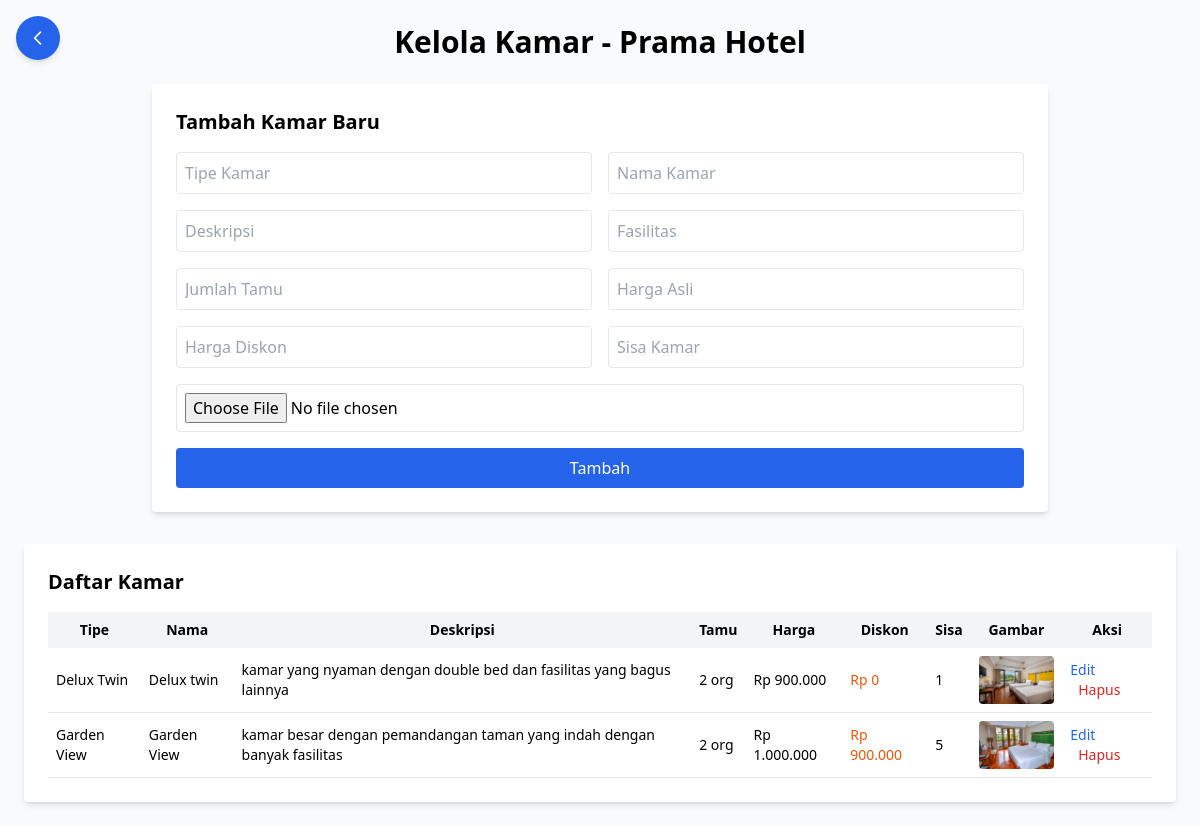
The page /sistem-garuda/super_admin/prama_kamar.php on the database its author committed.
### tables this page shows
CREATE TABLE `prama_kamar` (
  `id` int(11) NOT NULL,
  `tipe` varchar(100) NOT NULL,
  `nama_kamar` varchar(100) NOT NULL,
  `deskripsi` text NOT NULL,
  `fasilitas` text NOT NULL,
  `gambar` varchar(255) NOT NULL,
  `harga_asli` int(11) DEFAULT NULL,
  `harga_diskon` int(11) NOT NULL,
  `jumlah_tamu` int(11) NOT NULL,
  `sisa_kamar` int(11) NOT NULL
);

### sistem-garuda/super_admin/prama_kamar.php (the view, shortened to what this page needs)
<?php
include '../include/koneksi.php';
$edit_mode = false;
$edit_data = [];
$result = mysqli_query($conn, "SELECT * FROM prama_kamar ORDER BY tipe ASC, id DESC");
?>
<!DOCTYPE html>
<html lang="id">
<head>
  <script src="https://cdn.tailwindcss.com"></script>
</head>
<body class="bg-gray-50 p-6">
  <a href="hotel_control.php" class="fixed top-4 left-4 bg-blue-600 text-white p-3 rounded-full shadow-md hover:bg-blue-700 transition">
    <svg xmlns="http://www.w3.org/2000/svg" class="h-5 w-5" fill="none" viewBox="0 0 24 24" stroke="currentColor">
      <path stroke-linecap="round" stroke-linejoin="round" stroke-width="2" d="M15 19l-7-7 7-7" />
    </svg>
  </a>
  <h1 class="text-3xl font-bold text-center mb-6">Kelola Kamar - Prama Hotel</h1>
  <div class="bg-white p-6 rounded shadow-md mb-8 max-w-4xl mx-auto">
    <h2 class="text-xl font-semibold mb-4"><?= $edit_mode ? 'Edit Kamar' : 'Tambah Kamar Baru' ?></h2>
    <form action="" method="POST" enctype="multipart/form-data" class="grid grid-cols-2 gap-4">
      <input type="text" name="tipe" placeholder="Tipe Kamar" value="<?= $edit_mode ? $edit_data['tipe'] : '' ?>" required class="p-2 border rounded">
      <input type="text" name="nama_kamar" placeholder="Nama Kamar" value="<?= $edit_mode ? $edit_data['nama_kamar'] : '' ?>" required class="p-2 border rounded">
      <input type="text" name="deskripsi" placeholder="Deskripsi" value="<?= $edit_mode ? $edit_data['deskripsi'] : '' ?>" class="p-2 border rounded">
      <input type="text" name="fasilitas" placeholder="Fasilitas" value="<?= $edit_mode ? $edit_data['fasilitas'] : '' ?>" class="p-2 border rounded">
      <input type="number" name="jumlah_tamu" placeholder="Jumlah Tamu" value="<?= $edit_mode ? $edit_data['jumlah_tamu'] : '' ?>" class="p-2 border rounded">
      <input type="number" name="harga_asli" placeholder="Harga Asli" value="<?= $edit_mode ? $edit_data['harga_asli'] : '' ?>" class="p-2 border rounded">
      <input type="number" name="harga_diskon" placeholder="Harga Diskon" value="<?= $edit_mode ? $edit_data['harga_diskon'] : '' ?>" class="p-2 border rounded">
      <input type="number" name="sisa_kamar" placeholder="Sisa Kamar" value="<?= $edit_mode ? $edit_data['sisa_kamar'] : '' ?>" class="p-2 border rounded">
      <input type="file" name="gambar" accept="image/*" class="p-2 border rounded col-span-2">
      <button type="submit" name="simpan" class="bg-blue-600 text-white px-4 py-2 rounded col-span-2">
        <?= $edit_mode ? 'Update' : 'Tambah' ?>
      </button>
    </form>
  </div>
  <div class="bg-white p-6 rounded shadow-md max-w-6xl mx-auto">
    <h2 class="text-xl font-semibold mb-4">Daftar Kamar</h2>
    <div class="overflow-x-auto">
      <table class="w-full text-sm table-auto">
        <thead class="bg-gray-100">
          <tr>
            <th class="p-2">Tipe</th>
            <th class="p-2">Nama</th>
            <th class="p-2">Deskripsi</th>
            <th class="p-2">Tamu</th>
            <th class="p-2">Harga</th>
            <th class="p-2">Diskon</th>
            <th class="p-2">Sisa</th>
            <th class="p-2">Gambar</th>
            <th class="p-2">Aksi</th>
          </tr>
        </thead>
        <tbody>
          <?php while ($row = mysqli_fetch_assoc($result)) : ?>
            <tr class="border-b">
              <td class="p-2"><?= htmlspecialchars($row['tipe']) ?></td>
              <td class="p-2"><?= htmlspecialchars($row['nama_kamar']) ?></td>
              <td class="p-2"><?= htmlspecialchars($row['deskripsi']) ?></td>
              <td class="p-2"><?= $row['jumlah_tamu'] ?> org</td>
              <td class="p-2">Rp <?= number_format($row['harga_asli'], 0, ',', '.') ?></td>
              <td class="p-2 text-orange-600">Rp <?= number_format($row['harga_diskon'], 0, ',', '.') ?></td>
              <td class="p-2"><?= $row['sisa_kamar'] ?></td>
              <td class="p-2">
                <?php if ($row['gambar']) : ?>
                  <img src="gambar_prama/<?= $row['gambar'] ?>" class="h-12 w-20 object-cover rounded">
                <?php else : ?>
                  <span class="text-gray-400 italic">Tidak ada</span>
                <?php endif; ?>
              </td>
              <td class="p-2 space-x-2">
                <a href="?edit=<?= $row['id'] ?>" class="text-blue-600 hover:underline">Edit</a>
                <a href="?hapus=<?= $row['id'] ?>" onclick="return confirm('Hapus kamar ini?')" class="text-red-600 hover:underline">Hapus</a>
              </td>
            </tr>
          <?php endwhile; ?>
        </tbody>
      </table>
    </div>
  </div>
</body>
</html>

### rows shown on the page
prama_kamar: tipe "Delux Twin", nama_kamar "Delux twin", deskripsi "kamar yang nyaman dengan double bed dan fasilitas yang bagus lainnya", jumlah_tamu "2", harga_asli "900.000", harga_diskon "0", sisa_kamar "1", gambar (picture)
prama_kamar: tipe "Garden View", nama_kamar "Garden View", deskripsi "kamar besar dengan pemandangan taman yang indah dengan banyak fasilitas", jumlah_tamu "2", harga_asli "1.000.000", harga_diskon "900.000", sisa_kamar "5", gambar (picture)
